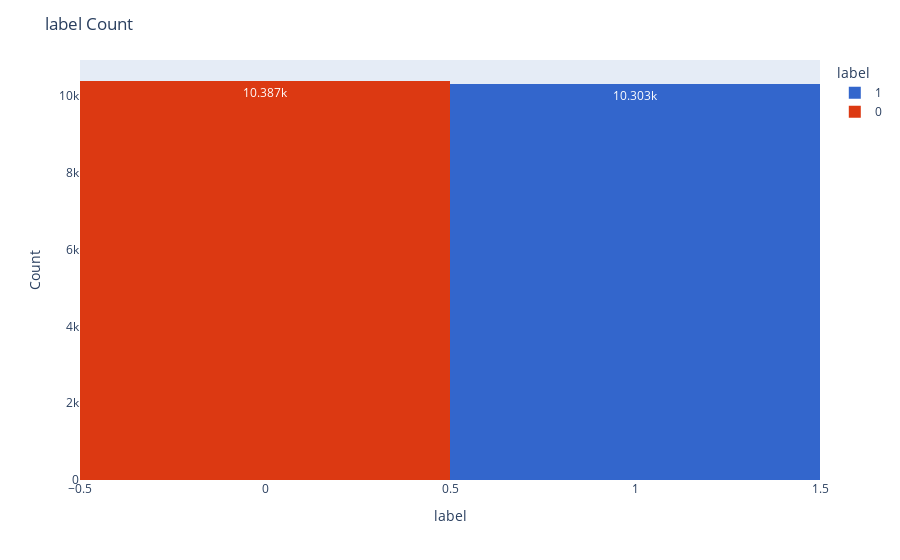

Notebook code cell kept with this figure:
### Code cell
print(df['label'].value_counts())
fig = px.histogram(df,x=df['label'],color="label",text_auto=True,color_discrete_sequence=px.colors.qualitative.G10)
fig.update_layout(title="label Count",xaxis_title="label",yaxis_title="Count")
fig.show()

### Figure 1 — Plotly figure (JSON) as saved in the notebook; plotly's stock layout.template omitted (floating-point values rounded to 4 significant figures; data arrays with more than 128 entries replaced by an {"elided": "..."} marker saying what was removed)
{"data": [{"alignmentgroup": "True", "bingroup": "x", "hovertemplate": "label=%{x}<br>count=%{y}<extra></extra>", "legendgroup": "1", "marker": {"color": "#3366CC", "pattern": {"shape": ""}}, "name": "1", "offsetgroup": "1", "orientation": "v", "showlegend": true, "texttemplate": "%{value}", "type": "histogram", "x": {"elided": "10303 int values"}, "xaxis": "x", "yaxis": "y"}, {"alignmentgroup": "True", "bingroup": "x", "hovertemplate": "label=%{x}<br>count=%{y}<extra></extra>", "legendgroup": "0", "marker": {"color": "#DC3912", "pattern": {"shape": ""}}, "name": "0", "offsetgroup": "0", "orientation": "v", "showlegend": true, "texttemplate": "%{value}", "type": "histogram", "x": {"elided": "10387 int values"}, "xaxis": "x", "yaxis": "y"}], "layout": {"barmode": "relative", "legend": {"title": {"text": "label"}, "tracegroupgap": 0}, "margin": {"t": 60}, "title": {"text": "label Count"}, "xaxis": {"anchor": "y", "categoryarray": [1, 0], "categoryorder": "array", "domain": [0, 1], "title": {"text": "label"}}, "yaxis": {"anchor": "x", "domain": [0, 1], "title": {"text": "Count"}}}}
